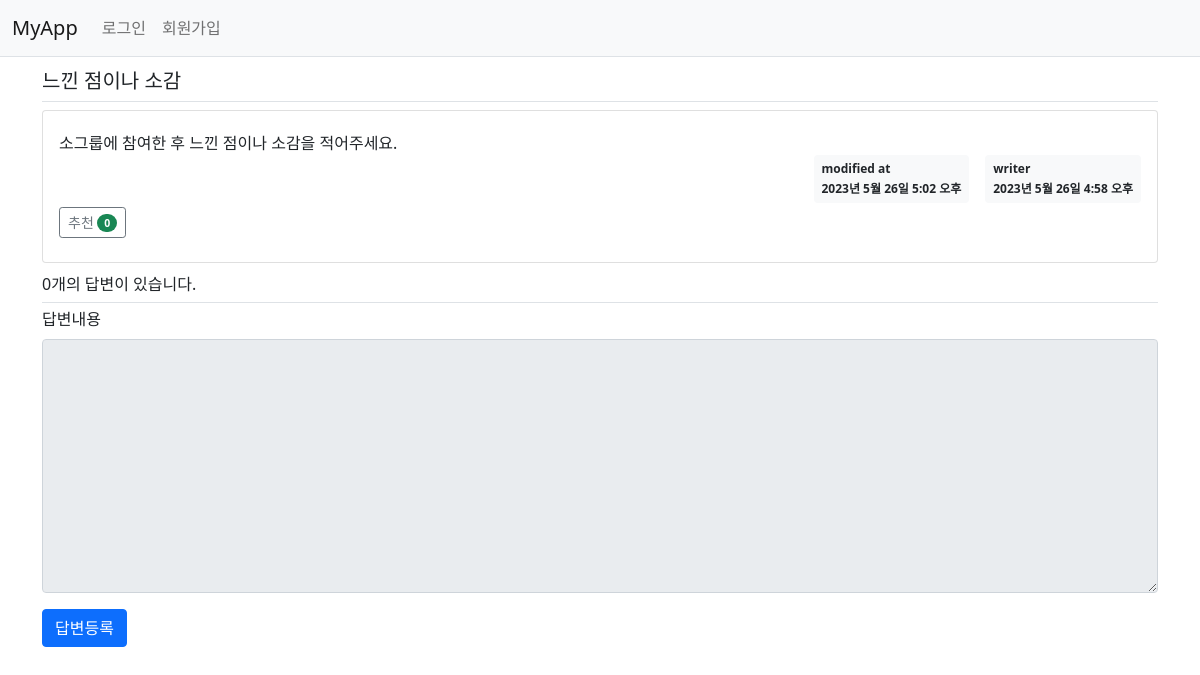
/myapp/questions/31/, run on the app's committed database.
### myapp/models.py (models this page shows, shortened)
class Question(models.Model):
    author = models.ForeignKey(User, on_delete=models.CASCADE, related_name='author_question')
    subject = models.CharField(max_length=200)
    content = models.TextField()
    create_date = models.DateTimeField()
    modify_date = models.DateTimeField(null=True, blank=True)
    voter = models.ManyToManyField(User, related_name='voter_question')  # 추천인 추가

### myapp/views/base_views.py (the view)
# urls.py: path("questions/<int:question_id>/", base_views.questionDetail, name="questionDetail"),
def questionDetail(request, question_id):
  question = get_object_or_404(Question, pk=question_id)
  context = {"question": question}
  return render(request, "myapp/question_detail.html", context)

### templates/myapp/question_detail.html (shortened to what this page needs)
{% extends 'myapp/base.html' %}
{% block content %}
<div class="container my-1">
  <h5 class="border-bottom py-2">{{ question.subject }}</h5>
  <div class="card my-1">
    <div class="card-body my-1">
      <div class="card-text" style="white-space: pre-line;">{{ question.content }}</div>
      <div class="d-flex justify-content-end">
        {% if question.modify_date %}
        <div class="badge bg-light text-dark p-2 text-start mx-3">
          <div class="mb-2">modified at</div>
          <div>{{ question.modify_date }}</div>
        </div>
        {% endif %}
        <div class="badge bg-light text-dark p-2 text-start">
          <div class="mb-2">{{ question.author.username }}</div>
          <div>{{ question.create_date }}</div>
        </div>
      </div>
      <div class="my-1">
        <a href="javascript:void(0)" data-uri="{% url 'myapp:questionVote' question.id  %}"
          class="recommend btn btn-sm btn-outline-secondary">추천
          <span class="badge rounded-pill bg-success">{{question.voter.count}}</span>
        </a>
      </div>
    </div>
  </div>
  <h6 class="border-bottom my-1 py-2">{{question.answer_set.count}}개의 답변이 있습니다.</h6>
  <form action="{% url 'myapp:answerCreate' question.id %}" method="post" class="my-1">
    <div class="mb-3">
      <label for="content" class="form-label">답변내용</label>
      <textarea {% if not user.is_authenticated %}disabled{% endif %}
        name="content" id="content" class="form-control" rows="10"></textarea>
    </div>
    <input type="submit" value="답변등록" class="btn btn-primary">
  </form>
</div>
{% endblock %}

### data on the page
Question: subject "느낀 점이나 소감", content "소그룹에 참여한 후 느낀 점이나 소감을 적어주세요.", modify_date "2023년 5월 26일 5:02 오후", author.username "writer", create_date "2023년 5월 26일 4:58 오후", voter.count "0", answer_set.count "0"
